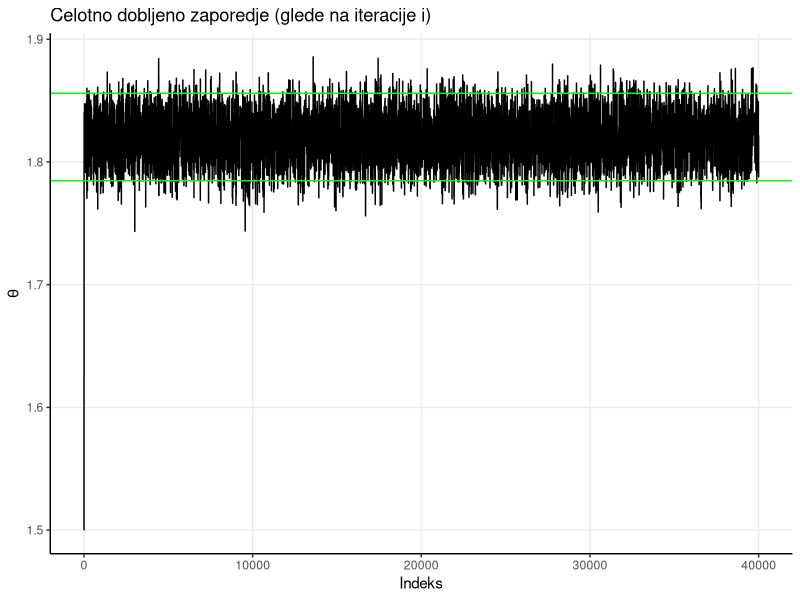
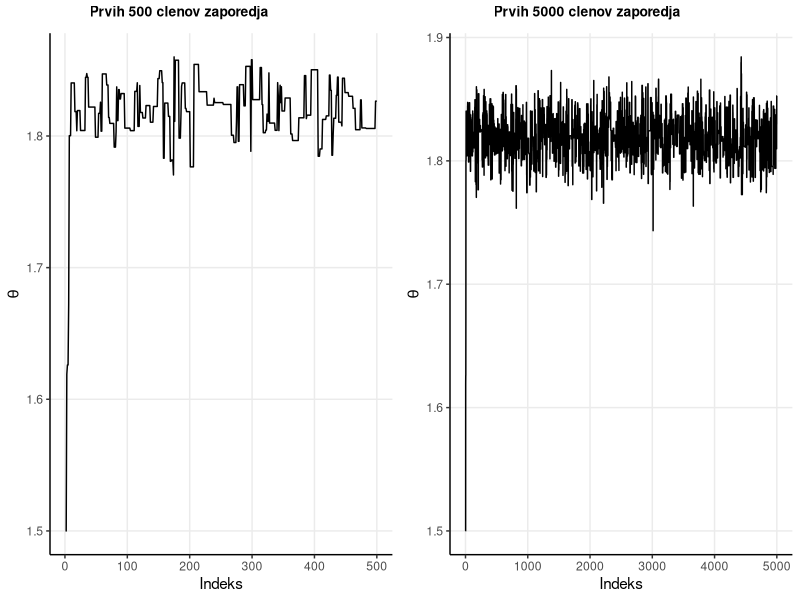
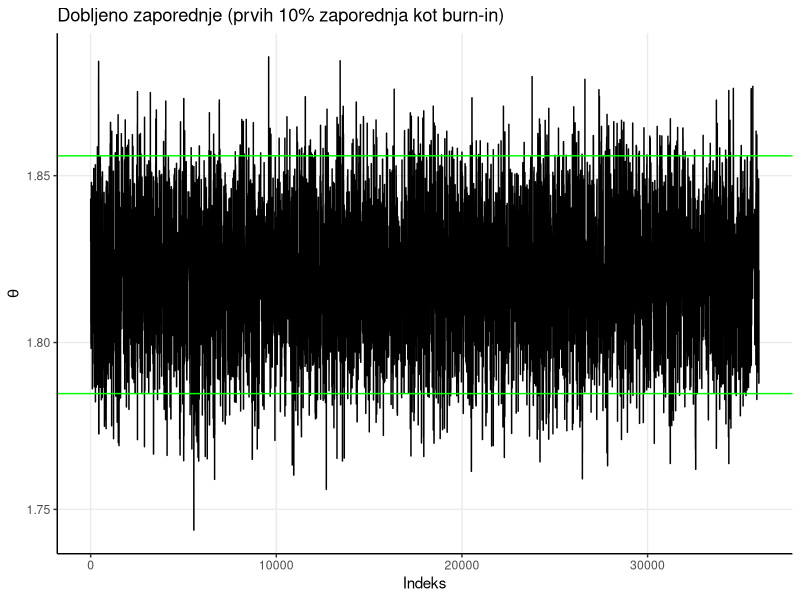
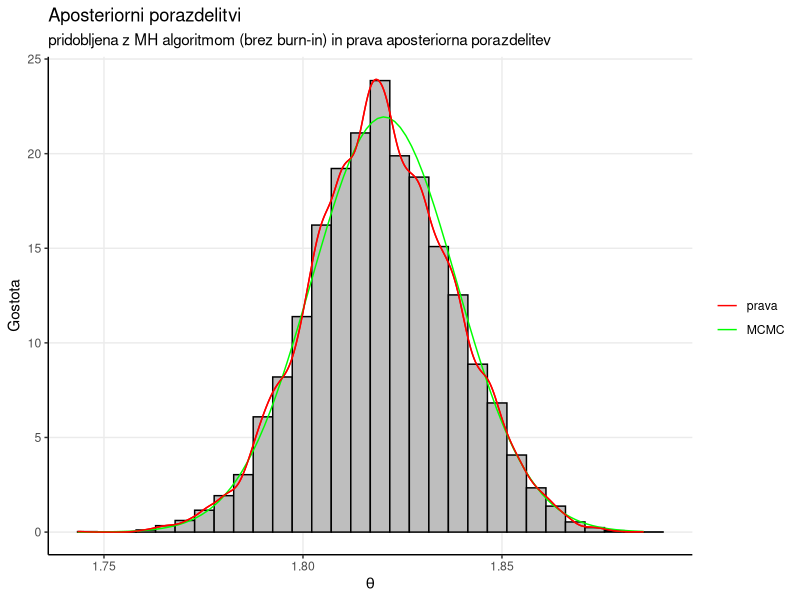
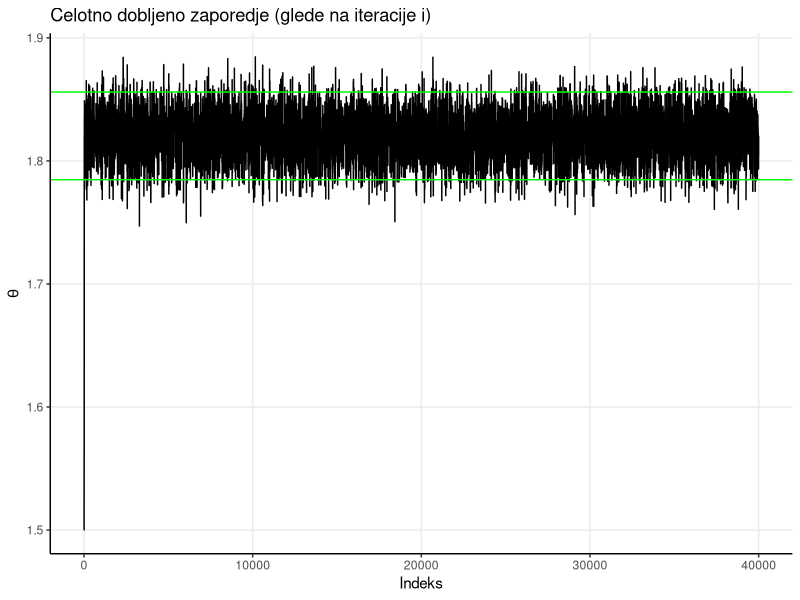
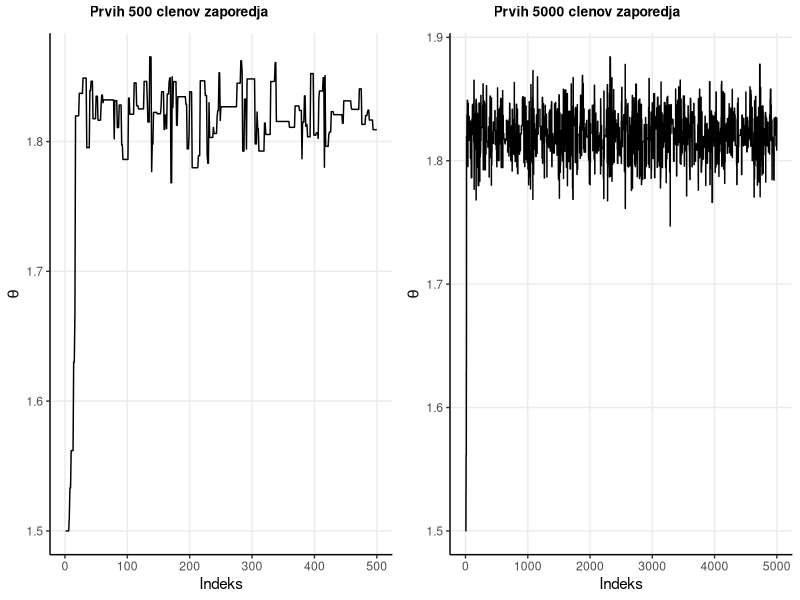
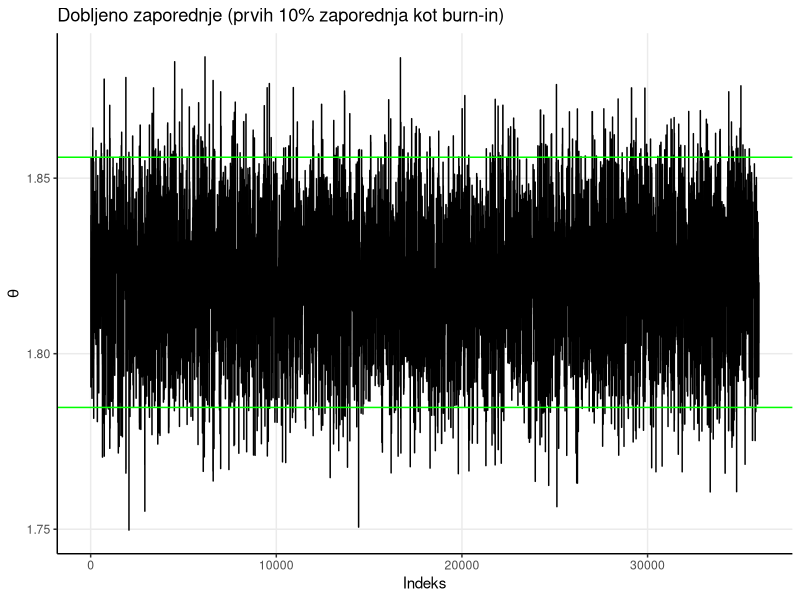
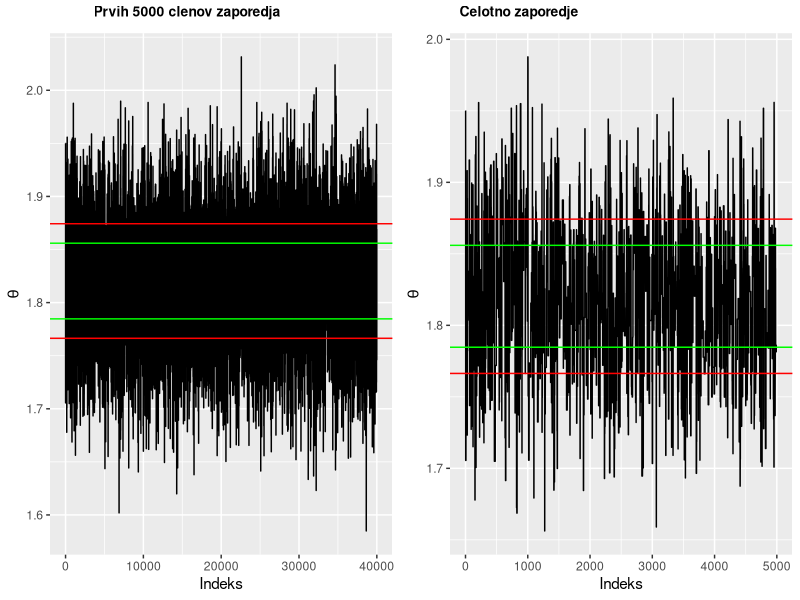

Reproduce these figures in R, in order.
## ---- chunk 1
knitr::opts_chunk$set(echo = TRUE)
set.seed(123)

# Potrebne knjiznice
library(ggplot2)
library(knitr)
library(dplyr)
library(ggpubr)
library(kableExtra)
## ---- chunk 2
# Funkcija verjetja
verjetje <- function(theta, x, sigma){
  #cleni <- 1/(sqrt(2*pi)*sigma)* exp(-(x-theta)^2/(2*sigma^2))
  #return(prod(cleni))
  return(prod(dnorm(x, theta, sigma)))
}

# Apriorna porazdelitev
apriorna_porazdelitev <- function(theta, mu_0, sigma_0){
  return(dnorm(theta, mu_0, sigma_0))
}

#q funkcija
q <- function(theta_zvezdica, theta, sigma) { 
  return(dnorm(theta_zvezdica, theta, sigma))
}
## ---- chunk 3
metropolis_hastings <- function(n_itr, x, theta_zacetek, sigma, mu_0, sigma_0){
  # n_itr = ponovitve
  # x = podatki
  # theta_zacetek = theta s katero zacnemo in jo posodabljamo
  # sigma = sigma zacetnega modela
  # mu_0 in sigma_0 = parametra apriorne porazdelitve
  
  # Prazen vektor za shranjevanje
  theta <- numeric(n_itr)
  # Zacetna vrednost thete
  theta[1] <- theta_zacetek
    
  for(i in 2:n_itr){
    # Nova theta
    theta_zvezdica <- rnorm(1, theta[i - 1], sigma)
        
    # aposteriorna in verjetje s theta_zvezdica
    aposteriorna_zvezdica <- apriorna_porazdelitev(theta_zvezdica, mu_0, sigma_0)
    verjetje_zvezdica <- verjetje(theta_zvezdica, x, sigma)
    q_zvezdica <- q(theta[i - 1], theta_zvezdica, sigma)
        
    # aposteriorna in verjetje s theta_i
    aposteriorna_i <- apriorna_porazdelitev(theta[i - 1], mu_0, sigma_0)
    verjetje_i <- verjetje(theta[i - 1], x, sigma)
    q_i <- q(theta_zvezdica, theta[i - 1], sigma)
        
    # alpha
    alpha <- min(1, (aposteriorna_zvezdica * verjetje_zvezdica * q_zvezdica) / (aposteriorna_i * verjetje_i * q_i))
         
    # sprejmemo ali zavrnemo
    if(runif(1) < alpha){
        theta[i] <- theta_zvezdica # "accept" -> min(1, A)
        } 
    else{
      theta[i] <- theta[i - 1] # "reject"  -> theta_i
      }
    }

  return(theta)
}

## ---- chunk 4
# Nastavitev parametrov
n_itr <- 40000 

x <- c(1.91, 1.94, 1.68, 1.75, 1.81, 1.83, 1.91, 1.95, 1.77, 1.98, 
       1.81, 1.75, 1.89, 1.89, 1.83, 1.89, 1.99, 1.65, 1.82, 1.65, 
       1.73, 1.73, 1.88, 1.81, 1.84, 1.83, 1.84, 1.72, 1.91, 1.63)

theta_zacetek <- 1.5

sigma <- 0.1
mu_0 <- 1.78
sigma_0 <- 0.2

# Test algoritma
theta <- metropolis_hastings(n_itr, x, theta_zacetek, sigma, mu_0, sigma_0)

## ---- chunk 5
# Prava aposteriorna porazdelitev
n <- length(x)

prec <- 1/sigma^2 
prec0 <- 1/sigma_0^2
prec.n <- prec0 + n*prec 
sigma.n <- sqrt(1/prec.n)

mu.n <- prec0/prec.n * mu_0 + n*prec/prec.n * mean(x)
## ---- chunk 6
df <- data.frame(theta = theta)

ggplot(df, aes(x=1:nrow(df), y=theta)) +
    geom_line() +
    labs(title="Celotno dobljeno zaporedje (glede na iteracije i)",
         x="Indeks",
         y=expression(theta)) +
    # zelena crta
    geom_hline(yintercept = c(qnorm(0.025, mu.n, sigma.n),qnorm(0.975, mu.n, sigma.n)),
               color = "green") +
    theme_bw() + 
    theme(panel.border = element_blank(),
              panel.grid.minor = element_blank(), 
              axis.line = element_line(colour = "black"),
          legend.position = "none") 
## ---- chunk 7
g1 <- ggplot(df %>% slice(1:500), aes(x=1:500, y=theta)) +
    geom_line() +
    labs(title="",
         x="Indeks",
         y=expression(theta)) +
    theme_bw() + 
    theme(panel.border = element_blank(),
              panel.grid.minor = element_blank(), 
              axis.line = element_line(colour = "black"),
          legend.position = "none") 

g2 <-ggplot(df %>% slice(1:5000), aes(x=1:5000, y=theta)) +
    geom_line() +
    labs(title="",
         x="Indeks",
         y=expression(theta)) +
    theme_bw() + 
    theme(panel.border = element_blank(),
              panel.grid.minor = element_blank(), 
              axis.line = element_line(colour = "black"),
          legend.position = "none") 

ggarrange(g1, g2,
          labels = c("Prvih 500 clenov zaporedja", 
                     "Prvih 5000 clenov zaporedja"),
          font.label = list(size = 10),
          ncol = 2) 
## ---- chunk 8
metropolis_hastings_burn_in <- function(n_itr, x, theta_zacetek, sigma, mu_0, sigma_0, burn_in = FALSE){
  # n_itr = ponovitve
  # x = podatki
  # theta_zacetek = theta s katero zacnemo in jo posodabljamo
  # sigma = sigma zacetnega modela
  # mu_0 in sigma_0 = parametra apriorne porazdelitve
  
  # pridobimo theto
  metropolis_hastings(n_itr, x, theta_zacetek, sigma, mu_0, sigma_0)
  
  # v primeru burn in (odstranimo prvih 10% vzorca)
  n_burn_in = n_itr*0.1
  theta = theta[n_burn_in:length(theta)]
  
  return(theta)
}

# Test algoritma
theta <- metropolis_hastings_burn_in(n_itr, x, theta_zacetek, sigma, mu_0, sigma_0)
## ---- chunk 9
# Risanje
df_burnin <- data.frame(theta = theta)

ggplot(df_burnin, aes(x=1:length(theta), y=theta)) +
    geom_line() +
    labs(title="Dobljeno zaporednje (prvih 10% zaporednja kot burn-in)",
         x="Indeks",
         y=expression(theta)) +
    # zelena crta
    geom_hline(yintercept = c(qnorm(0.025, mu.n, sigma.n),qnorm(0.975, mu.n, sigma.n)),
               color = "green") +
    theme_bw() + 
    theme(panel.border = element_blank(),
              panel.grid.minor = element_blank(), 
              axis.line = element_line(colour = "black"),
          legend.position = "none")
  
## ---- chunk 10
#ggplot(df %>% slice(501:n()), aes(x=theta)) +
    #geom_histogram(fill = "grey", color = "black") +
    #labs(x=expression(theta),
         #y="Frekvenca",
         #title="Aposteriorna porazdelitev",
         #subtitle="pridobljena z Metropolis-Hastings algoritmom brez burn-in dela") +
    #theme_bw() + 
    #theme(panel.border = element_blank(),
              #panel.grid.minor = element_blank(), 
              #axis.line = element_line(colour = "black"),
          #legend.position = "none")

# Ne vem cist tocno al rabva aposteriorno samo predstavt graficno al lahko vse skup v enem grafu, zato je zgori graf zakomentiran

# Graf aposteriorne porazdelitve in prave aposteriorne porazdelitve
ggplot(df %>% slice(501:n()), aes(x=theta)) +
    geom_histogram(aes(x = theta, y = ..density..), fill = "grey", color = "black") + 
    geom_density(color = "red", aes(colour = "MCMC"), show_guide=FALSE) +
    stat_function(fun = dnorm, args = list(mean=mu.n, sd=sigma.n), aes(colour = "prava")) +
    labs(x=expression(theta),
         y="Gostota",
         title="Aposteriorni porazdelitvi",
         subtitle="pridobljena z MH algoritmom (brez burn-in) in prava aposteriorna porazdelitev") +
  theme(legend.position = "topright") + 
  scale_color_manual(name = "", 
                     values = c("prava" = "green", "MCMC" = "red"),
                     labels = c("prava", "MCMC")) +
  stat_density(aes(colour="MCMC"), geom="line", position="identity") +
  theme_bw() + 
  theme(panel.border = element_blank(),
        panel.grid.minor = element_blank(), 
        axis.line = element_line(colour = "black"))

## ---- chunk 11
mh_alg <- rbind(mean(df %>% slice(1001:n()) %>% unlist()), mu.n)

ocena_pap <- rbind(quantile(df %>% slice(1001:n()) %>% 
                         unlist(), probs=c(0.025, 0.975)), 
              c(qnorm(0.025, mean=mu.n, sd=sigma.n), qnorm(0.975, mean=mu.n, sd=sigma.n)))

primerjava <- cbind(mh_alg, ocena_pap)

colnames(primerjava) <- c("Povprecje", "2.5%", "97.5%")
rownames(primerjava) <- c("Metropolis-Hastings algoritem", "Ocena iz prave aposteriorne porazdelitve")

kable(primerjava, digits=5, booktabs=T) %>% 
    kable_styling(latex_options=c("striped", "hold_position"), full_width=FALSE)

## ---- chunk 12
# Nastavim nesmiselno zacetno theto, ostali parametri ostanejo enako
theta_zacetek <- 0
# zakomentirano, da se koda ne izvede
#theta <- metropolis_hastings(n_itr, x, theta_zacetek, sigma, mu_0, sigma_0)

## ---- chunk 13
verjetje(0, x, sigma)
apriorna_porazdelitev(0, mu_0, sigma_0)
## ---- chunk 14
# Funkcija verjetja
verjetje_log <- function(theta, x, sigma){
    return(sum(dnorm(x, theta, sigma, log=TRUE)))
}

# Apriorna porazdelitev
apriorna_porazdelitev_log <- function(theta, mu_0, sigma_0){
  return(dnorm(theta, mu_0, sigma_0, log=TRUE))
}

#q funkcija
q_log <- function(theta_zvezdica, theta, sigma){ 
  return(dnorm(theta_zvezdica, theta, sigma, log=TRUE))
}

## ---- chunk 15
metropolis_hastings_log <- function(n_itr, x, theta_zacetek, sigma, mu_0, sigma_0){
  # n_itr = ponovitve
  # x = podatki
  # theta_zacetek = theta s katero zacnemo in jo posodabljamo
  # sigma = sigma zacetnega modela
  # mu_0 in sigma_0 = parametra apriorne porazdelitve
  
  # Prazen vektor za shranjevanje
  theta <- numeric(n_itr)
  # Zacetna vrednost thete
  theta[1] <- theta_zacetek
    
  for(i in 2:n_itr){
    # Nova theta
    theta_zvezdica <- rnorm(1, theta[i - 1], sigma)
        
    # aposteriorna in verjetje s theta_zvezdica (uporabiva implementirane funkcije)
    aposteriorna_zvezdica <- apriorna_porazdelitev_log(theta_zvezdica, mu_0, sigma_0)
    verjetje_zvezdica <- verjetje_log(theta_zvezdica, x, sigma)
    q_zvezdica <- q_log(theta[i - 1], theta_zvezdica, sigma)
        
    # aposteriorna in verjetje s theta_i (uporabiva implementirane funkcije)
    aposteriorna_i <- apriorna_porazdelitev_log(theta[i - 1], mu_0, sigma_0)
    verjetje_i <- verjetje_log(theta[i - 1], x, sigma)
    q_i <- q_log(theta_zvezdica, theta[i - 1], sigma)
        
    # alpha(tukaj se spremeni, + nadomesti * in - nadomesti /)
    alpha <- min(1, exp((aposteriorna_zvezdica + verjetje_zvezdica + q_zvezdica) - (aposteriorna_i + verjetje_i + q_i)))
         
    # sprejmemo ali zavrnemo
    if(runif(1) < alpha){
        theta[i] <- theta_zvezdica # "accept" -> min(1, A)
        } 
    else{
      theta[i] <- theta[i - 1] # "reject"  -> theta_i
      }
    }

  return(theta)
}

# Test algoritma
theta <- metropolis_hastings_log(n_itr, x, theta_zacetek, sigma, mu_0, sigma_0)
## ---- chunk 16
theta_zacetek <- 1.5
theta <- metropolis_hastings_log(n_itr, x, theta_zacetek, sigma, mu_0, sigma_0)

df_log <- data.frame(theta = theta)

ggplot(df_log, aes(x=1:nrow(df_log), y=theta)) +
    geom_line() +
    labs(title="Celotno dobljeno zaporedje (glede na iteracije i)",
         x="Indeks",
         y=expression(theta)) +
    # zelena crta
    geom_hline(yintercept = c(qnorm(0.025, mu.n, sigma.n),qnorm(0.975, mu.n, sigma.n)),
               color = "green") +
    theme_bw() + 
    theme(panel.border = element_blank(),
              panel.grid.minor = element_blank(), 
              axis.line = element_line(colour = "black"),
          legend.position = "none") 
## ---- chunk 17
g1 <- ggplot(df_log %>% slice(1:500), aes(x=1:500, y=theta)) +
    geom_line() +
    labs(title="",
         x="Indeks",
         y=expression(theta)) +
    theme_bw() + 
    theme(panel.border = element_blank(),
              panel.grid.minor = element_blank(), 
              axis.line = element_line(colour = "black"),
          legend.position = "none") 

g2 <-ggplot(df_log %>% slice(1:5000), aes(x=1:5000, y=theta)) +
    geom_line() +
    labs(title="",
         x="Indeks",
         y=expression(theta)) +
    theme_bw() + 
    theme(panel.border = element_blank(),
              panel.grid.minor = element_blank(), 
              axis.line = element_line(colour = "black"),
          legend.position = "none") 

ggarrange(g1, g2,
          labels = c("Prvih 500 clenov zaporedja", 
                     "Prvih 5000 clenov zaporedja"),
          font.label = list(size = 10),
          ncol = 2) 
## ---- chunk 18
metropolis_hastings_log_burn_in <- function(n_itr, x, theta_zacetek, sigma, mu_0, sigma_0, burn_in = FALSE){
  # n_itr = ponovitve
  # x = podatki
  # theta_zacetek = theta s katero zacnemo in jo posodabljamo
  # sigma = sigma zacetnega modela
  # mu_0 in sigma_0 = parametra apriorne porazdelitve
  
  # pridobimo theto
  metropolis_hastings_log(n_itr, x, theta_zacetek, sigma, mu_0, sigma_0)
  
  # v primeru burn in (odstranimo prvih 10% vzorca)
  n_burn_in = n_itr*0.1
  theta = theta[n_burn_in:length(theta)]
  
  return(theta)
}

# Test algoritma
theta <- metropolis_hastings_log_burn_in(n_itr, x, theta_zacetek, sigma, mu_0, sigma_0)
## ---- chunk 19
# Risanje
df_log_burnin <- data.frame(theta = theta)

ggplot(df_log_burnin, aes(x=1:length(theta), y=theta)) +
    geom_line() +
    labs(title="Dobljeno zaporednje (prvih 10% zaporednja kot burn-in)",
         x="Indeks",
         y=expression(theta)) +
    # zelena crta
    geom_hline(yintercept = c(qnorm(0.025, mu.n, sigma.n),qnorm(0.975, mu.n, sigma.n)),
               color = "green") +
    theme_bw() + 
    theme(panel.border = element_blank(),
              panel.grid.minor = element_blank(), 
              axis.line = element_line(colour = "black"),
          legend.position = "none")
  
## ---- chunk 20

risi_razlicna_var <- function(theta_zacetek, sigma){
  theta <- metropolis_hastings_log(n_itr, x, theta_zacetek, sigma, mu_0, sigma_0)
  df_log <- data.frame(theta = theta)
  # celotno zaporedje
  g1 <- ggplot(df_log, aes(x=1:nrow(df_log), y=theta)) +
               geom_line() +
               labs(x="Indeks",
                    y=expression(theta)) +
               # zelena crta
               geom_hline(yintercept = c(qnorm(0.025, mu.n, sigma.n), 
                                         qnorm(0.975, mu.n, sigma.n)),
                         color = "green") +
               # rdeca crta
               geom_hline(yintercept = c(qnorm(0.0015, mu.n, sigma.n),
                                         qnorm(0.9985, mu.n, sigma.n)),
                         color = "red")
               theme_bw() + 
               theme(panel.border = element_blank(),
                         panel.grid.minor = element_blank(), 
                         axis.line = element_line(colour = "black"),
                     legend.position = "none")
  # 5000 clenov
  g2 <-ggplot(df_log %>% slice(1:5000), aes(x=1:5000, y=theta)) +
    geom_line() +
    labs(title="",
         x="Indeks",
         y=expression(theta)) +
    # zelena crta
    geom_hline(yintercept = c(qnorm(0.025, mu.n, sigma.n),
                              qnorm(0.975, mu.n, sigma.n)),
               color = "green")+
    # rdeca crta
    geom_hline(yintercept = c(qnorm(0.0015, mu.n, sigma.n),
                              qnorm(0.9985, mu.n, sigma.n)),
               color = "red")
    theme_bw() + 
    theme(panel.border = element_blank(),
              panel.grid.minor = element_blank(), 
              axis.line = element_line(colour = "black"),
          legend.position = "none") 

  ggarrange(g1, g2, align = "hv",
            labels = c("Prvih 5000 clenov zaporedja", 
                       "Celotno zaporedje"),
            font.label = list(size = 10),
            ncol = 2)
}
## ---- chunk 21
risi_razlicna_var(1.95, 0.3)
## ---- chunk 22
risi_razlicna_var(1.95, 0.2)
## ---- chunk 23
risi_razlicna_var(1.95, 0.06)
## ---- chunk 24
risi_razlicna_var(1.95, 0.03)
